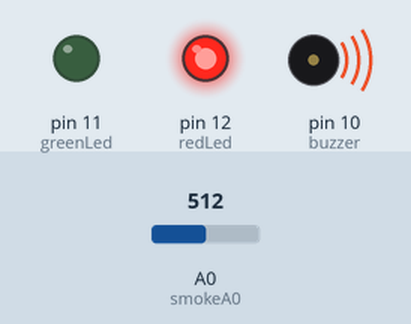
Recording of a sketch running on a simulated Arduino Uno, built with avr-gcc and run on an emulated ATmega328P. Parts: output pins drawn as LEDs (lit = HIGH), buzzer (waves = sounding). The inputs (shaded band) are chosen by the test bench; at power-on: A0 (smokeA0) = 512. What the sketch prints to the serial monitor is not drawn.

Above: at 1.2 s.
1.3 s: A0 (smokeA0) set to 408
2.8 s: A0 (smokeA0) set to 387
At 4.1 s:
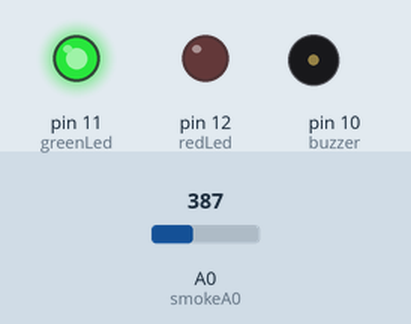
4.4 s: A0 (smokeA0) set to 410
At 5.4 s:
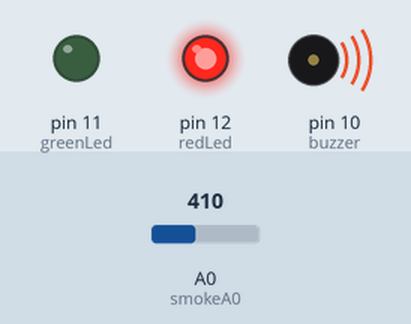
5.9 s: A0 (smokeA0) set to 390
At 6.8 s:
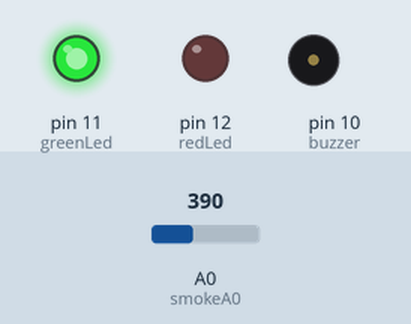
Timing chart, 0 to 8.5 s (numbered marks = the images above; inputs shaded):
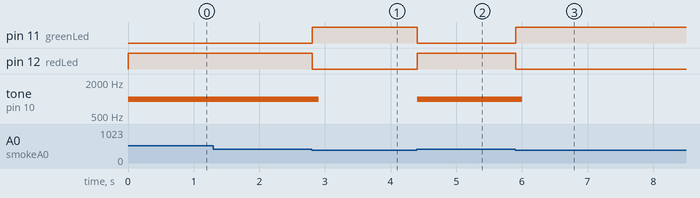

The sketch:

capteur.gaz.ino
```cpp
int redLed = 12;
int greenLed = 11;
int buzzer = 10;
int smokeA0 = A0;


// Your threshold value
int sensorThres = 400;
char data;

void setup() {
  pinMode(redLed, OUTPUT);
  digitalWrite(redLed, LOW);
  pinMode(greenLed, OUTPUT);
  digitalWrite(greenLed, HIGH);
  pinMode(buzzer, OUTPUT);
  pinMode(smokeA0, INPUT);

  Serial.begin(9600);
}

void loop() {


  int analogSensor = analogRead(smokeA0);

  //Serial.print("Pin A0: ");
  //Serial.println(analogSensor);

  // Checks if it has reached the threshold value
  if (analogSensor > sensorThres)
  {
    digitalWrite(redLed, HIGH);
    digitalWrite(greenLed, LOW);
    tone(buzzer, 1000, 200);
    Serial.write('1');
  }

else
{
digitalWrite(redLed, LOW);
digitalWrite(greenLed, HIGH);
Serial.write('0');
}


 if(Serial.available())
 {
    data = Serial.read();
  }
  delay(100);
 }
```

Measured:
- the behaviour switches between 401 and 400 on A0 (smokeA0) (found by bisection; images 0 and 1)
- after the input at 1.3 s, every drawn part: stays the same
- after the input at 2.8 s, pin 11 (greenLed): LOW → HIGH at once; pin 12 (redLed): HIGH → LOW at once; tone on pin 10 (buzzer): 1000 Hz → silent after 0.10 s
- after the input at 4.4 s, pin 11 (greenLed): HIGH → LOW at once; pin 12 (redLed): LOW → HIGH at once; tone on pin 10 (buzzer): silent → 1000 Hz at once
- after the input at 5.9 s, pin 11 (greenLed): LOW → HIGH at once; pin 12 (redLed): HIGH → LOW at once; tone on pin 10 (buzzer): 1000 Hz → silent after 0.11 s
